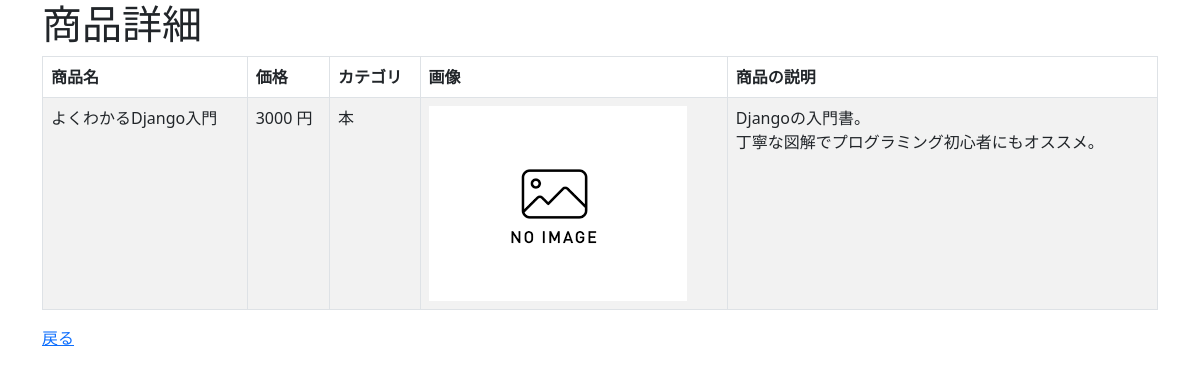
The app's page /crud/detail/1 with its own data.
### crud/models.py (models this page shows, shortened)
class Product(models.Model):
    name = models.CharField(max_length=200)
    price = models.PositiveIntegerField()
    category = models.ForeignKey(Category, on_delete=models.CASCADE)        # 11章で追加。「1：多」のリレーションを設定する。
    img = models.ImageField(blank=True, default='noImage.png')              # 12章で追加。
    description = models.TextField(max_length=500, blank=True, null=True)   # 課題12で追加

class Category(models.Model):
    name = models.CharField(max_length=200)
    def __str__(self):
        return self.name

### crud/views.py (the view)
# urls.py: path('crud/detail/<int:pk>',views.ProductDetailView.as_view(), name="detail"),    # 課題で追加
class ProductDetailView(DetailView):
    model = Product

### crud/templates/crud/product_detail.html (shortened to what this page needs)
{% extends "base.html" %}
{% block content %}
<h1>商品詳細</h1>
<table class="table table-striped table-hover table-bordered">
    <thead>
        <tr>
            <th>商品名</th>
            <th>価格</th>
            <th>カテゴリ</th>
            <th>画像</th>
            <th>商品の説明</th>
        </tr>
    </thead>
    <tr>
        <td>{{ object.name }}</td>
        <td>{{ object.price }} 円</td>
        <td>{{ object.category }}</td>
        <td><img src="{{ object.img.url }}" style="width:100px height:auto;"></td>
        <td>{{ object.description|linebreaksbr }}</td>
    </tr>
</table>
<a href="{% url 'list' %}">戻る</a>
{% endblock %}

### records on screen
Product: name "よくわかるDjango入門", price "3000", category "本", img (placeholder picture), description "Djangoの入門書。 丁寧な図解でプログラミング初心者にもオススメ。"
